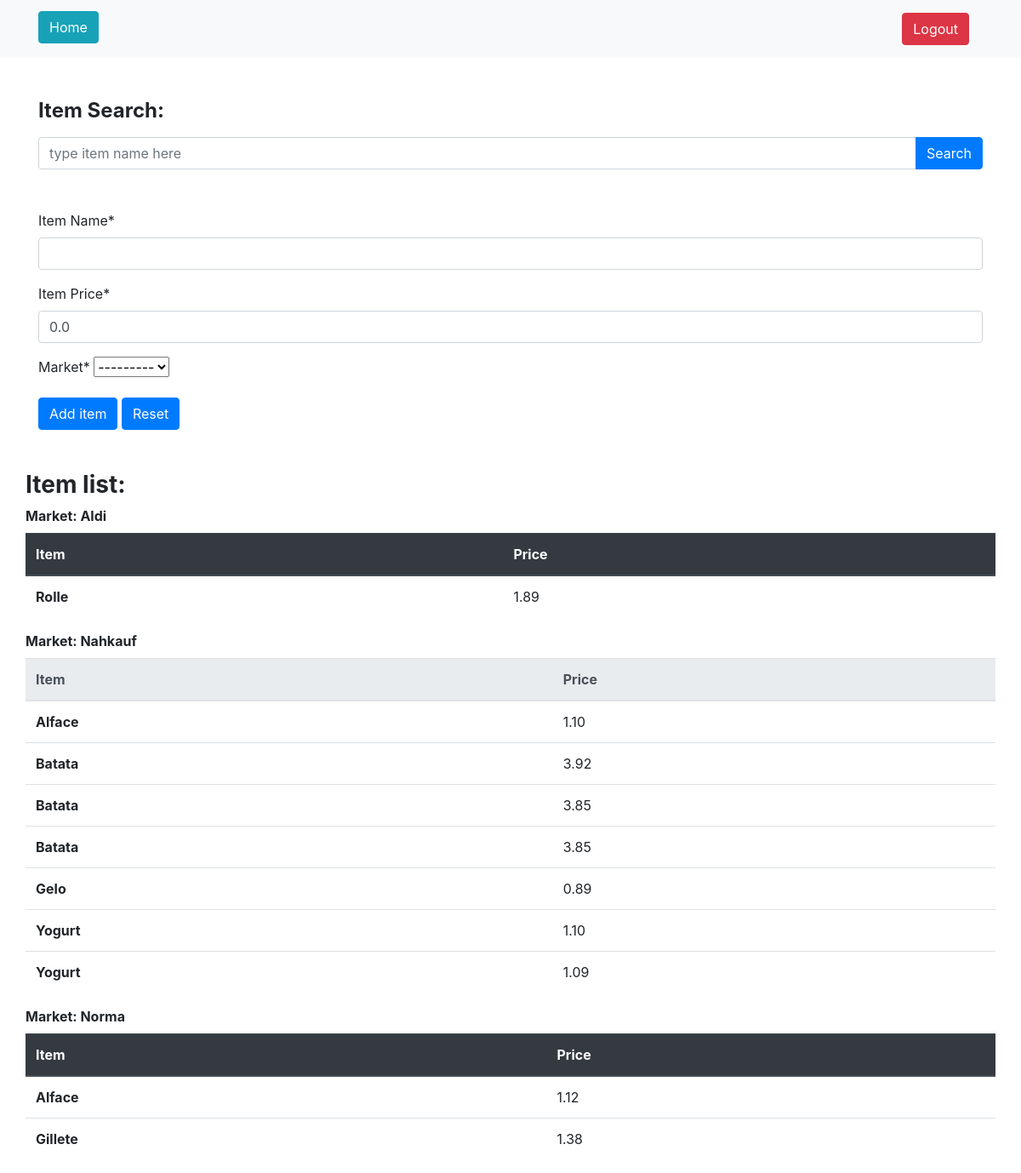
The app's page /createItem/ (signed in) with its own data.
### calculator/models.py (models this page shows)
class MarketCreatedModel(models.Model):
    name = models.CharField(max_length=100, null=True)
    distance = models.PositiveIntegerField(null=True)
    favorite = models.BooleanField(null=True, default=False)
    user_id = models.ForeignKey(User, null=True, on_delete=models.CASCADE)
    def __str__(self):
        return f'{self.name.title()}'

class ItemCreatedModel(models.Model):
    class Meta:
        ordering = ['market_id__user_id']
    name = models.CharField(max_length=100, null=True)
    price = models.DecimalField(
        max_digits=10,
        decimal_places=2,
        validators=[MinValueValidator(0.01)])
    market_id = models.ForeignKey(
        MarketCreatedModel, on_delete=models.CASCADE, related_name="market_id")
    def __str__(self):
        return f'{self.name}'

### calculator/views.py (the view, shortened to what this page needs)
# urls.py: path('createItem/', views.CreateItemView.as_view(), name='create_item'),
@method_decorator(login_required, name='dispatch')
class CreateItemView(View):
    template_name = 'itemCreation.html'
    form_class = CreateNewItemForm
    context = {}
    def get_context_data(self, **kwargs):
        try:
            qs = ItemCreatedModel.objects\
                .filter(market_id__user_id=self.request.user.id)\
                .select_related('market_id')
            list_of_markets = {i.market_id: i for i in qs}
        except IndexError:
            list_of_markets = {}
        self.context['list_of_markets'] = list_of_markets
        return self.context
    def get(self, request, *args, **kwargs):
        form = self.form_class(request.user, initial={'price': 0.00})
        context = self.get_context_data()
        context['form'] = form
        print(context['list_of_markets'])
        return render(request, self.template_name, context=context)

### calculator/forms.py
class CreateNewItemForm(forms.ModelForm):
    class Meta:
        model = ItemCreatedModel
        fields = ('name', 'price', 'market_id')
        labels = {
            'name': 'Item Name',
            'price': 'Item Price',
            'market_id': 'Market',
        }
    def __init__(self, user, *args, **kwargs):
        super(CreateNewItemForm, self).__init__(*args, **kwargs)
        self.fields['market_id'].queryset = MarketCreatedModel.objects.filter(
            user_id=user.id).order_by('name')
        self.fields['price'].widget.attrs['min'] = Decimal('0.00')

### calculator/templates/itemCreation.html (shortened to what this page needs)
{% extends "base.html" %}
{% load crispy_forms_tags %}
{% block content %}
    <div class="container mt-5">
        <label for="itemSearch">
            <h4>
                <strong>Item Search:</strong>
            </h4>
        </label>
        <div class="input-group">
            <input type="text"
                   class="form-control"
                   placeholder="type item name here"
                   aria-label="Item name to be searched on Item database"
                   aria-describedby="button-addon4">
            <div class="input-group-append" id="button-addon4">
                <button class="btn btn-primary" type="button">Search</button>
            </div>
        </div>
    </div>
    <div class="container mt-5">
        <div class="row">
            <div class="col-md-12">
                <form method="POST">
                    {{ form|crispy }}
                    <button class="btn btn-primary" type="submit" name='saveItem'>Add item</button>
                    <button class="btn btn-primary" type="submit" name='resetItem'>Reset</button>
                </form>
            </div>
        </div>
    </div>
    <div class="container mt-5">
        <div class="row">
            <h3>
                <strong>Item list:</strong>
            </h3>
    </div>
    <div class="row">
        {% for market in list_of_markets %}
            <table class="table">
                {% if not forloop.counter|divisibleby:2 %}
                    <thead class="thead-dark">
                {% else %}
                    <thead class="thead-light">
                {% endif %}
                        <label for="itemListMarket">
                            <strong>Market: {{ market.name|title }}</strong>
                        </label>
                        <tr>
                            <th scope="col">Item</th>
                            <th scope="col">Price</th>
                        </tr>
                    </thead>
                    <tbody>
                        {% for item in market.market_id.all|dictsort:"name" %}
                            <tr>
                                <th scope="row">{{ item.name|title }}</th>
                                <td>{{ item.price }}</td>
                            </tr>
                        {% endfor %}
                    </tbody>
                </table>
            {% endfor %}
        </div>
    {% endblock content %}

### records on screen
MarketCreatedModel: name "Aldi"
ItemCreatedModel: name "Rolle", price "1.89"
MarketCreatedModel: name "Nahkauf"
ItemCreatedModel: name "Alface", price "1.10"
ItemCreatedModel: name "Batata", price "3.92"
ItemCreatedModel: name "Batata", price "3.85"
ItemCreatedModel: name "Batata", price "3.85"
ItemCreatedModel: name "Gelo", price "0.89"
ItemCreatedModel: name "Yogurt", price "1.10"
ItemCreatedModel: name "Yogurt", price "1.09"
MarketCreatedModel: name "Norma"
ItemCreatedModel: name "Alface", price "1.12"
ItemCreatedModel: name "Gillete", price "1.38"
